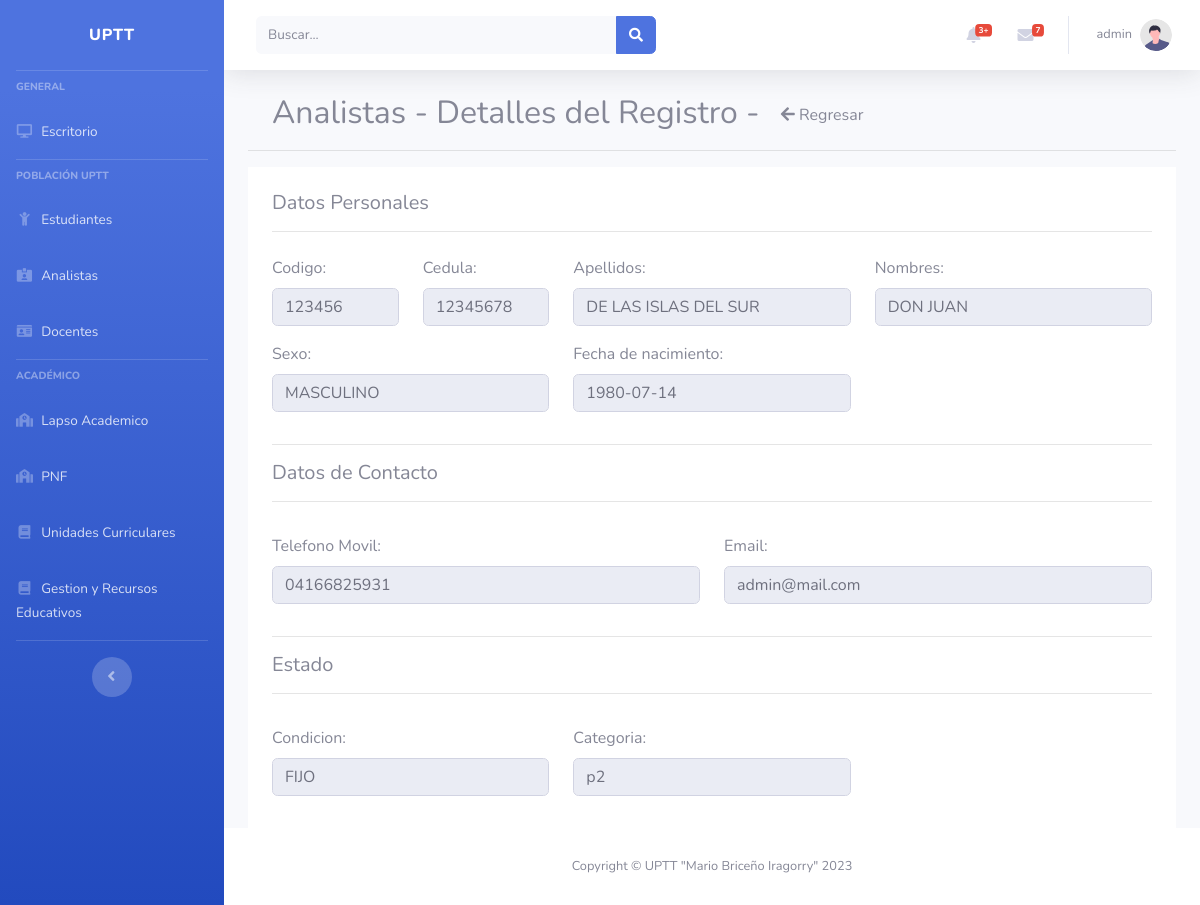
Screenshot of /?route=analyst&method=show&id=1 (signed in) with the database file from the repository.
### tables this page shows
CREATE TABLE `analistas` (
  `id` int(11) NOT NULL,
  `codigo` varchar(255) DEFAULT NULL,
  `cedula` varchar(255) DEFAULT NULL,
  `apellidos` varchar(255) DEFAULT NULL,
  `nombres` varchar(255) DEFAULT NULL,
  `sexo_id` int(11) DEFAULT NULL,
  `fecha_nacimiento` date DEFAULT NULL,
  `telefono_movil` varchar(255) DEFAULT NULL,
  `email` varchar(255) DEFAULT NULL,
  `condicion_id` int(11) DEFAULT NULL,
  `categoria_analista_id` int(11) DEFAULT NULL,
  `rol_id` int(11) DEFAULT NULL
);

CREATE TABLE `sexo` (
  `id` int(11) NOT NULL,
  `sexo` varchar(20) DEFAULT NULL
);

CREATE TABLE `condicion` (
  `id` int(11) NOT NULL,
  `condicion` varchar(255) DEFAULT NULL
);

CREATE TABLE `analista_categoria` (
  `id` int(11) NOT NULL,
  `categoria` varchar(255) DEFAULT NULL
);

### app/controllers/analystController.php (called while the page is built, shortened)
<?php
require_once($_SERVER['DOCUMENT_ROOT']."/php/uptt-project/app/models/analyst.php");
class AnalystController{
    private $model;
    public function __construct()
    {
        $this->model = new Analyst();
    }
    public function show($id)
    {
        $rows = $this->model->show($id);
        include('app/views/analyst_folder/show.php');
    }
}

### app/db/db.php (called while the page is built)
<?php
class BDConexion{
    private $host = "localhost";
    private $user = "root";
    private $pass = "";
    private $db = "uptt";
    public function __construct(){
        try {
            $pdo = new PDO("mysql:host=$this->host;dbname=$this->db", $this->user, $this->pass);
            $pdo->setAttribute(PDO::ATTR_ERRMODE, PDO::ERRMODE_EXCEPTION);
            return $pdo;
        } catch (PDOException $e) {
            echo "La conexión ha fallado: " . $e->getMessage();
        }
    }
}

### app/models/analyst.php (called while the page is built, shortened)
<?php
require_once($_SERVER['DOCUMENT_ROOT']."/php/uptt-project/app/db/db.php");
class Analyst extends BDConexion{
    public $conn;
    public function __construct(){
        $this->conn = parent::__construct();
    }
    public function show($id){
        $data = "";
        $sql = "SELECT * FROM analistas
                INNER JOIN sexo ON analistas.sexo_id=sexo.id
                INNER JOIN condicion ON analistas.condicion_id=condicion.id
                INNER JOIN analista_categoria ON analistas.categoria_analista_id=analista_categoria.id
                WHERE analistas.id = :id";
        $pdo = $this->conn->prepare($sql);
        $pdo->bindParam(':id', $id);
        if($pdo->execute()){
            if($pdo->rowCount() > 0){
                $data = $pdo->fetch(PDO::FETCH_ASSOC);
            }else{
                $data[] = ['message' => "Not Data", 'status' => "null"];
            }
            return $data;
        }
    }
}

### app/views/analyst_folder/show.php (the view)
<?php include($_SERVER['DOCUMENT_ROOT']."/php/uptt-project/app/views/partials/header.php");?>
<section class="container">
	<h2>Analistas - Detalles del Registro -
		<a href="?route=analyst&method=index" class="btn">
			<i class="fa fa-arrow-left"></i> Regresar</a>
	</h2>
</section>
<hr>
<section class="container p-4 bg-white">
	<form class="row g-3" action="?route=analyst&method=update" method="POST">
		<div class="col-12">
			<h5>Datos Personales</h5>
			<hr>
		</div>
		<div class="col-md-2 my-2">
			<label for="codigo">Codigo: </label>
			<input type="text" name="codigo" id="codigo" class="form-control" readonly value="<?php echo $rows['codigo']; ?>">
		</div>
		<div class="col-md-2 my-2">
			<label for="cedula">Cedula: </label>
			<input type="text" name="cedula" id="cedula" class="form-control" readonly value="<?php echo $rows['cedula']; ?>">
		</div>
		<div class="col-md-4 my-2">
			<label for="apellidos">Apellidos: </label>
			<input type="text" name="apellidos" id="apellidos" class="form-control" readonly value="<?php echo $rows['apellidos']; ?>">
		</div>
		<div class="col-md-4 my-2">
			<label for="nombres">Nombres: </label>
			<input type="text" name="nombres" id="nombres" class="form-control" readonly value="<?php echo $rows['nombres']; ?>">
		</div>
		<div class="col-md-4 my-2">
			<label for="sexo_id">Sexo: </label>
			<input type="text" name="sexo_id" id="sexo_id" class="form-control" readonly value="<?php echo $rows['sexo']; ?>">
		</div>
		<div class="col-md-4 my-2">
			<label for="fecha_nacimiento">Fecha de nacimiento: </label>
			<input type="text" name="fecha_nacimiento" id="fecha_nacimiento" class="form-control" readonly value="<?php echo $rows['fecha_nacimiento']; ?>">
		</div>
		<div class="col-12 my-2">
			<hr>
			<h5>Datos de Contacto</h5>
			<hr>
		</div>
		<div class="col-md-6 my-2">
			<label for="telefono_movil">Telefono Movil: </label>
			<input type="text" name="telefono_movil" id="telefono_movil" class="form-control" readonly value="<?php echo $rows['telefono_movil']; ?>">
		</div>
		<div class="col-md-6 my-2">
			<label for="email">Email: </label>
			<input type="text" name="email" id="email" class="form-control" readonly value="<?php echo $rows['email']; ?>">
		</div>
		<div class="col-12 my-2">
			<hr>
			<h5>Estado</h5>
			<hr>
		</div>
		<div class="col-md-4 my-2">
			<label for="condicion_id">Condicion: </label>
			<input type="text" name="condicion_id" id="condicion_id" class="form-control" readonly value="<?php echo $rows['condicion']; ?>">
		</div>
		<div class="col-md-4 my-2">
			<label for="categoria_analista_id">Categoria: </label>
			<input type="text" name="categoria_analista_id" id="categoria_analista_id" class="form-control" readonly value="<?php echo $rows['categoria']; ?>">
		</div>
	</form>
</section>
<?php include($_SERVER['DOCUMENT_ROOT']."/php/uptt-project/app/views/partials/footer.php");?>

### rows the page displays
analistas: codigo "123456", cedula "12345678", apellidos "DE LAS ISLAS DEL SUR", nombres "DON JUAN", sexo_id "MASCULINO", fecha_nacimiento "1980-07-14", telefono_movil "04166825931", email "admin@mail.com", condicion_id "FIJO", categoria_analista_id "p2"

### other values shown
$_SESSION['row_count_0']['username'] "admin"
